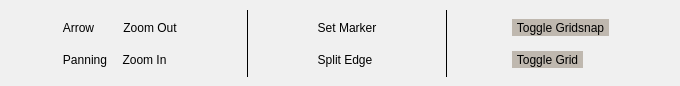
      <widget class="QWidget" name="tab">
       <property name="styleSheet">
        <string notr="true">QWidget{
	background-color: rgb(240, 240, 240);
}        </string>
       </property>
       <attribute name="title">
        <string>Tab 1</string>
       </attribute>
       <widget class="QWidget" name="horizontalLayoutWidget_2">
        <property name="geometry">
         <rect>
          <x>0</x>
          <y>10</y>
          <width>671</width>
          <height>67</height>
         </rect>
        </property>
        <layout class="QHBoxLayout" name="horizontalLayout_3">
         <item>
          <layout class="QGridLayout" name="gridLayout_2">
           <item row="0" column="0">
            <widget class="QToolButton" name="arrowButtonBorder">
             <property name="cursor">
              <cursorShape>ArrowCursor</cursorShape>
             </property>
             <property name="focusPolicy">
              <enum>Qt::TabFocus</enum>
             </property>
             <property name="styleSheet">
              <string notr="true">QToolButton{
	border: 0px;
}

QToolButton:pressed {
     background-color: rgb(185, 211, 220);
}

QToolButton:hover {
    background-color: rgba(185, 211, 220,100);
}
</string>
             </property>
             <property name="text">
              <string>Arrow</string>
             </property>
             <property name="icon">
              <iconset resource="../../../Exjobb/Examensarbete/resources.qrc">
               <normaloff>:/Images/select.png</normaloff>:/Images/select.png</iconset>
             </property>
             <property name="iconSize">
              <size>
               <width>24</width>
               <height>24</height>
              </size>
             </property>
             <property name="checkable">
              <bool>true</bool>
             </property>
             <property name="toolButtonStyle">
              <enum>Qt::ToolButtonTextBesideIcon</enum>
             </property>
            </widget>
           </item>
           <item row="0" column="1">
            <widget class="QToolButton" name="zoomOutButtonBorder">
             <property name="styleSheet">
              <string notr="true">QToolButton{
	border: 0px;
}

QToolButton:pressed {
     background-color: rgb(185, 211, 220);
}

QToolButton:hover {
    background-color: rgba(185, 211, 220,100);
}
</string>
             </property>
             <property name="text">
              <string>Zoom Out</string>
             </property>
             <property name="icon">
              <iconset resource="../../../Exjobb/Examensarbete/resources.qrc">
               <normaloff>:/Images/zoom_out.png</normaloff>:/Images/zoom_out.png</iconset>
             </property>
             <property name="iconSize">
              <size>
               <width>24</width>
               <height>24</height>
              </size>
             </property>
             <property name="toolButtonStyle">
              <enum>Qt::ToolButtonTextBesideIcon</enum>
             </property>
            </widget>
           </item>
           <item row="1" column="1">
            <widget class="QToolButton" name="zoomInButtonBorder">
             <property name="styleSheet">
              <string notr="true">QToolButton{
	border: 0px;
}

QToolButton:pressed {
     background-color: rgb(185, 211, 220);
}

QToolButton:hover {
    background-color: rgba(185, 211, 220,100);
}
</string>
             </property>
             <property name="text">
              <string>Zoom In</string>
             </property>
             <property name="icon">
              <iconset resource="../../../Exjobb/Examensarbete/resources.qrc">
               <normaloff>:/Images/zoom_in.png</normaloff>:/Images/zoom_in.png</iconset>
             </property>
             <property name="iconSize">
              <size>
               <width>24</width>
               <height>24</height>
              </size>
             </property>
             <property name="toolButtonStyle">
              <enum>Qt::ToolButtonTextBesideIcon</enum>
             </property>
            </widget>
           </item>
           <item row="1" column="0">
            <widget class="QToolButton" name="panningButtonBorder">
             <property name="styleSheet">
              <string notr="true">QToolButton{
	border: 0px;
}

QToolButton:pressed {
     background-color: rgb(185, 211, 220);
}

QToolButton:hover {
    background-color: rgba(185, 211, 220,100);
}
</string>
             </property>
             <property name="text">
              <string>Panning</string>
             </property>
             <property name="icon">
              <iconset resource="../../../Exjobb/Examensarbete/resources.qrc">
               <normaloff>:/Images/pan.png</normaloff>:/Images/pan.png</iconset>
             </property>
             <property name="iconSize">
              <size>
               <width>24</width>
               <height>24</height>
              </size>
             </property>
             <property name="toolButtonStyle">
              <enum>Qt::ToolButtonTextBesideIcon</enum>
             </property>
            </widget>
           </item>
          </layout>
         </item>
         <item>
          <widget class="Line" name="line">
           <property name="frameShadow">
            <enum>QFrame::Plain</enum>
           </property>
           <property name="orientation">
            <enum>Qt::Vertical</enum>
           </property>
          </widget>
         </item>
         <item>
          <layout class="QVBoxLayout" name="verticalLayout_6">
           <item>
            <widget class="QToolButton" name="setMarkerButton">
             <property name="styleSheet">
              <string notr="true">QToolButton{
	border: 0px;
}

QToolButton:pressed {
     background-color: rgb(185, 211, 220);
}

QToolButton:hover {
    background-color: rgba(185, 211, 220,100);
}
</string>
             </property>
             <property name="text">
              <string>Set Marker</string>
             </property>
             <property name="icon">
              <iconset resource="../../../Exjobb/Examensarbete/resources.qrc">
               <normaloff>:/Images/add_marker.svg</normaloff>:/Images/add_marker.svg</iconset>
             </property>
             <property name="iconSize">
              <size>
               <width>24</width>
               <height>24</height>
              </size>
             </property>
             <property name="toolButtonStyle">
              <enum>Qt::ToolButtonTextBesideIcon</enum>
             </property>
            </widget>
           </item>
           <item>
            <widget class="QToolButton" name="splitEdgeButton">
             <property name="styleSheet">
              <string notr="true">QToolButton{
	border: 0px;
}

QToolButton:pressed {
     background-color: rgb(185, 211, 220);
}

QToolButton:hover {
    background-color: rgba(185, 211, 220,100);
}
</string>
             </property>
             <property name="text">
              <string>Split Edge</string>
             </property>
             <property name="icon">
              <iconset resource="../../../Exjobb/Examensarbete/resources.qrc">
               <normaloff>:/Images/split_edge.svg</normaloff>:/Images/split_edge.svg</iconset>
             </property>
             <property name="iconSize">
              <size>
               <width>24</width>
               <height>24</height>
              </size>
             </property>
             <property name="toolButtonStyle">
              <enum>Qt::ToolButtonTextBesideIcon</enum>
             </property>
            </widget>
           </item>
          </layout>
         </item>
         <item>
          <widget class="Line" name="line_3">
           <property name="frameShadow">
            <enum>QFrame::Plain</enum>
           </property>
           <property name="orientation">
            <enum>Qt::Vertical</enum>
           </property>
          </widget>
         </item>
         <item>
          <layout class="QVBoxLayout" name="verticalLayout_13">
           <item>
            <widget class="QToolButton" name="gridSnapButtonBorder">
             <property name="styleSheet">
              <string notr="true">QToolButton{
	border: 0px;
}

QToolButton:checked {
     background-color: rgb(191, 184, 175);
}

QToolButton:hover {
    background-color: rgb(223, 219, 215);
}
</string>
             </property>
             <property name="text">
              <string>Toggle Gridsnap</string>
             </property>
             <property name="icon">
              <iconset resource="../../../Exjobb/Examensarbete/resources.qrc">
               <normaloff>:/Images/grid_snap.png</normaloff>:/Images/grid_snap.png</iconset>
             </property>
             <property name="iconSize">
              <size>
               <width>24</width>
               <height>24</height>
              </size>
             </property>
             <property name="checkable">
              <bool>true</bool>
             </property>
             <property name="checked">
              <bool>true</bool>
             </property>
             <property name="toolButtonStyle">
              <enum>Qt::ToolButtonTextBesideIcon</enum>
             </property>
            </widget>
           </item>
           <item>
            <widget class="QToolButton" name="gridButtonBorder">
             <property name="styleSheet">
              <string notr="true">QToolButton{
	border: 0px;
}

QToolButton:checked {
     background-color: rgb(191, 184, 175);
}

QToolButton:hover {
    background-color: rgb(223, 219, 215);
}
</string>
             </property>
             <property name="text">
              <string>Toggle Grid</string>
             </property>
             <property name="icon">
              <iconset resource="../../../Exjobb/Examensarbete/resources.qrc">
               <normaloff>:/Images/grid.png</normaloff>:/Images/grid.png</iconset>
             </property>
             <property name="iconSize">
              <size>
               <width>24</width>
               <height>24</height>
              </size>
             </property>
             <property name="checkable">
              <bool>true</bool>
             </property>
             <property name="checked">
              <bool>true</bool>
             </property>
             <property name="toolButtonStyle">
              <enum>Qt::ToolButtonTextBesideIcon</enum>
             </property>
            </widget>
           </item>
          </layout>
         </item>
        </layout>
       </widget>
      </widget>
